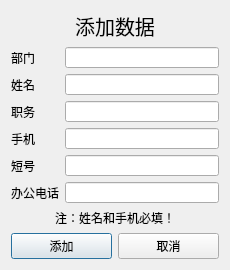
<?xml version="1.0" encoding="UTF-8"?>
<ui version="4.0">
 <class>dialog</class>
 <widget class="QDialog" name="dialog">
  <property name="geometry">
   <rect>
    <x>0</x>
    <y>0</y>
    <width>230</width>
    <height>270</height>
   </rect>
  </property>
  <property name="minimumSize">
   <size>
    <width>230</width>
    <height>270</height>
   </size>
  </property>
  <property name="maximumSize">
   <size>
    <width>230</width>
    <height>270</height>
   </size>
  </property>
  <property name="windowTitle">
   <string>添加数据</string>
  </property>
  <layout class="QVBoxLayout" name="verticalLayout">
   <item>
    <widget class="QLabel" name="label_7">
     <property name="font">
      <font>
       <pointsize>15</pointsize>
      </font>
     </property>
     <property name="text">
      <string>添加数据</string>
     </property>
     <property name="alignment">
      <set>Qt::AlignCenter</set>
     </property>
    </widget>
   </item>
   <item>
    <layout class="QGridLayout" name="gridLayout">
     <item row="0" column="0">
      <widget class="QLabel" name="label">
       <property name="text">
        <string>部门</string>
       </property>
      </widget>
     </item>
     <item row="0" column="1">
      <widget class="QLineEdit" name="lineEdit">
       <property name="inputMask">
        <string/>
       </property>
       <property name="text">
        <string/>
       </property>
       <property name="placeholderText">
        <string/>
       </property>
      </widget>
     </item>
     <item row="1" column="0">
      <widget class="QLabel" name="label_2">
       <property name="text">
        <string>姓名</string>
       </property>
      </widget>
     </item>
     <item row="1" column="1">
      <widget class="QLineEdit" name="lineEdit_2">
       <property name="text">
        <string/>
       </property>
       <property name="placeholderText">
        <string/>
       </property>
      </widget>
     </item>
     <item row="2" column="0">
      <widget class="QLabel" name="label_3">
       <property name="text">
        <string>职务</string>
       </property>
      </widget>
     </item>
     <item row="2" column="1">
      <widget class="QLineEdit" name="lineEdit_3">
       <property name="text">
        <string/>
       </property>
       <property name="placeholderText">
        <string/>
       </property>
      </widget>
     </item>
     <item row="3" column="0">
      <widget class="QLabel" name="label_4">
       <property name="text">
        <string>手机</string>
       </property>
      </widget>
     </item>
     <item row="3" column="1">
      <widget class="QLineEdit" name="lineEdit_4">
       <property name="text">
        <string/>
       </property>
       <property name="placeholderText">
        <string/>
       </property>
      </widget>
     </item>
     <item row="4" column="0">
      <widget class="QLabel" name="label_5">
       <property name="text">
        <string>短号</string>
       </property>
      </widget>
     </item>
     <item row="4" column="1">
      <widget class="QLineEdit" name="lineEdit_5">
       <property name="text">
        <string/>
       </property>
       <property name="placeholderText">
        <string/>
       </property>
      </widget>
     </item>
     <item row="5" column="0">
      <widget class="QLabel" name="label_6">
       <property name="text">
        <string>办公电话</string>
       </property>
      </widget>
     </item>
     <item row="5" column="1">
      <widget class="QLineEdit" name="lineEdit_6">
       <property name="text">
        <string/>
       </property>
       <property name="placeholderText">
        <string/>
       </property>
      </widget>
     </item>
    </layout>
   </item>
   <item>
    <widget class="QLabel" name="label_8">
     <property name="text">
      <string>注：姓名和手机必填！</string>
     </property>
     <property name="alignment">
      <set>Qt::AlignCenter</set>
     </property>
    </widget>
   </item>
   <item>
    <layout class="QHBoxLayout" name="horizontalLayout">
     <item>
      <widget class="QPushButton" name="pushButton">
       <property name="text">
        <string>添加</string>
       </property>
      </widget>
     </item>
     <item>
      <widget class="QPushButton" name="pushButton_2">
       <property name="maximumSize">
        <size>
         <width>120</width>
         <height>16777215</height>
        </size>
       </property>
       <property name="layoutDirection">
        <enum>Qt::LeftToRight</enum>
       </property>
       <property name="text">
        <string>取消</string>
       </property>
       <property name="checkable">
        <bool>false</bool>
       </property>
       <property name="checked">
        <bool>false</bool>
       </property>
      </widget>
     </item>
    </layout>
   </item>
  </layout>
 </widget>
 <resources/>
 <connections>
  <connection>
   <sender>pushButton_2</sender>
   <signal>clicked()</signal>
   <receiver>dialog</receiver>
   <slot>reject()</slot>
   <hints>
    <hint type="sourcelabel">
     <x>168</x>
     <y>122</y>
    </hint>
    <hint type="destinationlabel">
     <x>114</x>
     <y>82</y>
    </hint>
   </hints>
  </connection>
 </connections>
</ui>
